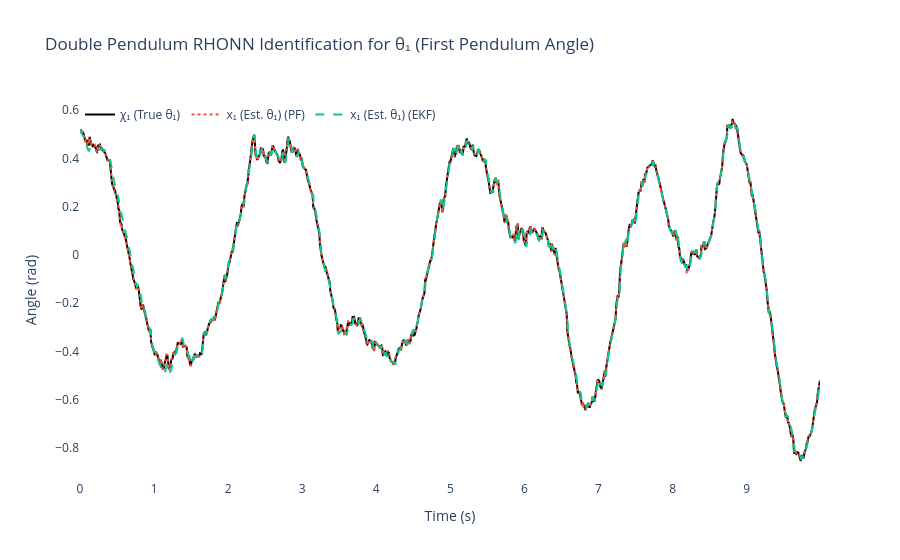
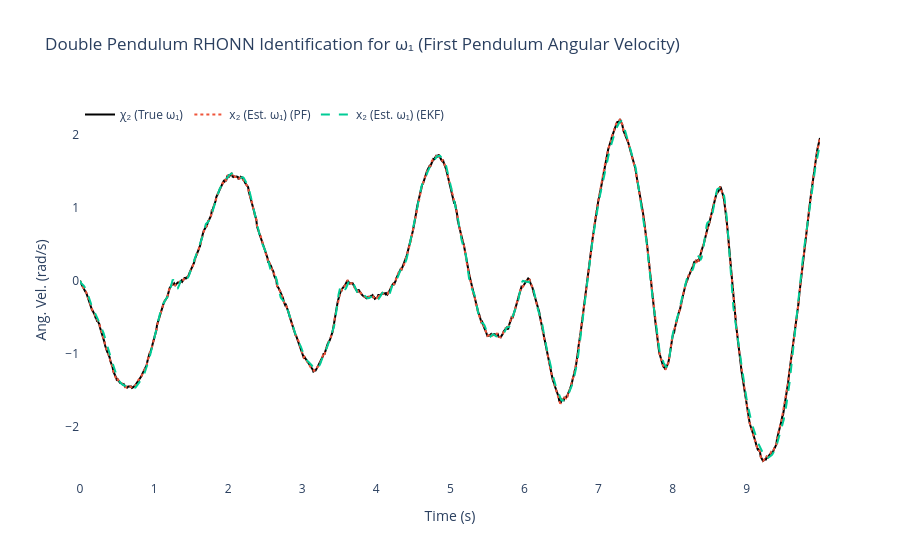
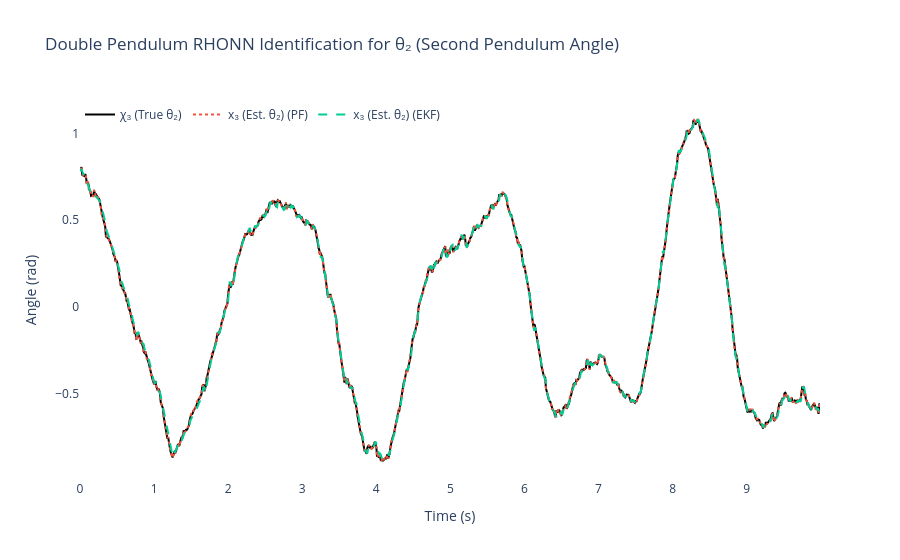
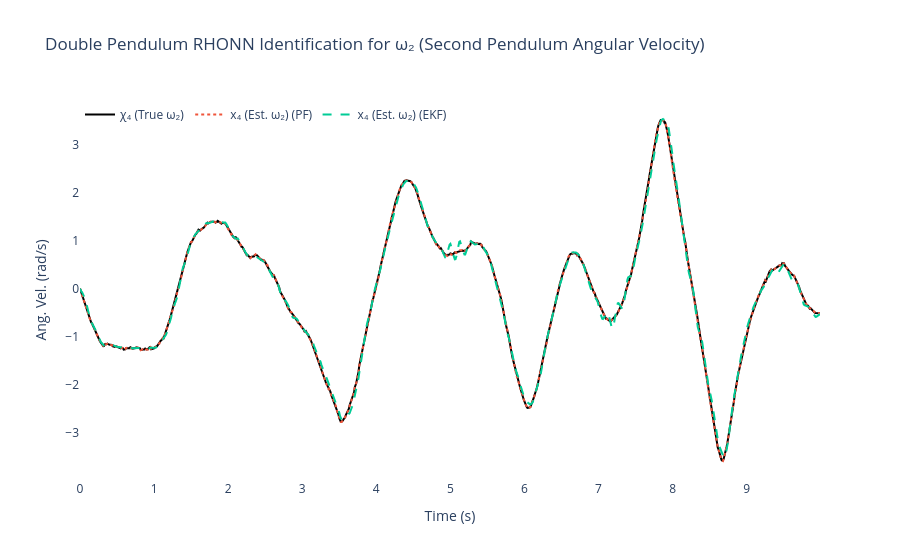

The notebook cell saved with these charts, in order:
### Code cell
# ============================================================
    # 6) Results & plots for Double Pendulum
# ============================================================
mse_x1_ekf = np.mean((x_true[:, 0] - x_hat_ekf[:, 0])**2)  # theta1
mse_x2_ekf = np.mean((x_true[:, 1] - x_hat_ekf[:, 1])**2)  # omega1
mse_x3_ekf = np.mean((x_true[:, 2] - x_hat_ekf[:, 2])**2)  # theta2
mse_x4_ekf = np.mean((x_true[:, 3] - x_hat_ekf[:, 3])**2)  # omega2

mse_x1_pf = np.mean((x_true[:, 0] - x_hat_pf[:, 0])**2)   # theta1
mse_x2_pf = np.mean((x_true[:, 1] - x_hat_pf[:, 1])**2)   # omega1
mse_x3_pf = np.mean((x_true[:, 2] - x_hat_pf[:, 2])**2)   # theta2
mse_x4_pf = np.mean((x_true[:, 3] - x_hat_pf[:, 3])**2)   # omega2

print(f"\nFinal EKF-RHONN Weights:")
for i in range(4):
    print(f"  Neuron {i+1} (x{i+1}): {ekf_trainer.weights[i]}")

print(f"\nFinal PF-RHONN Weight Estimates:")
pf_estimates = pf_trainer.get_estimate()
for i in range(4):
    print(f"  Neuron {i+1} (x{i+1}): {pf_estimates[i]}")

print("\n--- Performance Comparison (MSE) for Double Pendulum ---")
print(f"EKF MSE x1 (θ₁):        {mse_x1_ekf:.6f}")
print(f"EKF MSE x2 (ω₁):        {mse_x2_ekf:.6f}")
print(f"EKF MSE x3 (θ₂):        {mse_x3_ekf:.6f}")
print(f"EKF MSE x4 (ω₂):        {mse_x4_ekf:.6f}")
print(f"PF  MSE x1 (θ₁):        {mse_x1_pf:.6f}")
print(f"PF  MSE x2 (ω₁):        {mse_x2_pf:.6f}")
print(f"PF  MSE x3 (θ₂):        {mse_x3_pf:.6f}")
print(f"PF  MSE x4 (ω₂):        {mse_x4_pf:.6f}")

states_info = [
    {'idx': 0, 'var': 'θ₁', 'desc': 'First Pendulum Angle', 'y_label': 'Angle (rad)',
     'chi': 'χ₁ (True θ₁)', 'x': 'x₁ (Est. θ₁)'},
    {'idx': 1, 'var': 'ω₁', 'desc': 'First Pendulum Angular Velocity', 'y_label': 'Ang. Vel. (rad/s)',
     'chi': 'χ₂ (True ω₁)', 'x': 'x₂ (Est. ω₁)'},
    {'idx': 2, 'var': 'θ₂', 'desc': 'Second Pendulum Angle', 'y_label': 'Angle (rad)',
     'chi': 'χ₃ (True θ₂)', 'x': 'x₃ (Est. θ₂)'},
    {'idx': 3, 'var': 'ω₂', 'desc': 'Second Pendulum Angular Velocity', 'y_label': 'Ang. Vel. (rad/s)',
     'chi': 'χ₄ (True ω₂)', 'x': 'x₄ (Est. ω₂)'}
]

for state_info in states_info:
    i = state_info['idx']
    trace_plant = go.Scatter(x=t_history, y=x_true[:, i], mode='lines',
                            name=state_info['chi'], line=dict(color='black', width=2))
    trace_pf = go.Scatter(x=t_history, y=x_hat_pf[:, i], mode='lines',
                        name=f"{state_info['x']} (PF)", line=dict(dash='dot'))
    trace_ekf = go.Scatter(x=t_history, y=x_hat_ekf[:, i], mode='lines',
                        name=f"{state_info['x']} (EKF)", line=dict(dash='dash'))

    fig = go.Figure([trace_plant, trace_pf, trace_ekf])
    fig.update_layout(
        title=f'Double Pendulum RHONN Identification for {state_info["var"]} ({state_info["desc"]})',
        xaxis_title='Time (s)',
        yaxis_title=state_info['y_label'],
        legend=dict(x=0, y=1, orientation='h'),
        font=dict(size=12),
        plot_bgcolor='white',
        paper_bgcolor='white'
    )
    fig.show()

# Errors for all four states
error_x1_ekf = x_true[:, 0] - x_hat_ekf[:, 0]
error_x2_ekf = x_true[:, 1] - x_hat_ekf[:, 1]
error_x3_ekf = x_true[:, 2] - x_hat_ekf[:, 2]
error_x4_ekf = x_true[:, 3] - x_hat_ekf[:, 3]

error_x1_pf = x_true[:, 0] - x_hat_pf[:, 0]
error_x2_pf = x_true[:, 1] - x_hat_pf[:, 1]
error_x3_pf = x_true[:, 2] - x_hat_pf[:, 2]
error_x4_pf = x_true[:, 3] - x_hat_pf[:, 3]

fig2 = go.Figure()
fig2.add_trace(go.Scatter(x=t_history, y=error_x1_ekf, mode='lines',
                        name=f'EKF Error θ₁ (MSE={mse_x1_ekf:.6f})', opacity=0.7))
fig2.add_trace(go.Scatter(x=t_history, y=error_x1_pf, mode='lines',
                        name=f'PF Error θ₁ (MSE={mse_x1_pf:.6f})', opacity=0.7))
fig2.add_trace(go.Scatter(x=t_history, y=error_x2_ekf, mode='lines',
                        name=f'EKF Error ω₁ (MSE={mse_x2_ekf:.6f})', opacity=0.7))
fig2.add_trace(go.Scatter(x=t_history, y=error_x2_pf, mode='lines',
                        name=f'PF Error ω₁ (MSE={mse_x2_pf:.6f})', opacity=0.7))
fig2.update_layout(
    title='Double Pendulum Identification Errors - First Pendulum',
    xaxis_title='Time (s)',
    yaxis_title='Error',
    legend=dict(x=0, y=1, orientation='h'),
    font=dict(size=12),
    plot_bgcolor='white',
    paper_bgcolor='white'
)
fig2.show()

# Second pendulum errors
fig3 = go.Figure()
fig3.add_trace(go.Scatter(x=t_history, y=error_x3_ekf, mode='lines',
                        name=f'EKF Error θ₂ (MSE={mse_x3_ekf:.6f})', opacity=0.7))
fig3.add_trace(go.Scatter(x=t_history, y=error_x3_pf, mode='lines',
                        name=f'PF Error θ₂ (MSE={mse_x3_pf:.6f})', opacity=0.7))
fig3.add_trace(go.Scatter(x=t_history, y=error_x4_ekf, mode='lines',
                        name=f'EKF Error ω₂ (MSE={mse_x4_ekf:.6f})', opacity=0.7))
fig3.add_trace(go.Scatter(x=t_history, y=error_x4_pf, mode='lines',
                        name=f'PF Error ω₂ (MSE={mse_x4_pf:.6f})', opacity=0.7))
fig3.update_layout(
    title='Double Pendulum Identification Errors - Second Pendulum',
    xaxis_title='Time (s)',
    yaxis_title='Error',
    legend=dict(x=0, y=1, orientation='h'),
    font=dict(size=12),
    plot_bgcolor='white',
    paper_bgcolor='white'
)
fig3.show()

### Figure 1 — Plotly figure (JSON) as saved in the notebook; plotly's stock layout.template omitted (floating-point values rounded to 4 significant figures; data arrays with more than 128 entries replaced by an {"elided": "..."} marker saying what was removed)
{"data": [{"line": {"color": "black", "width": 2}, "mode": "lines", "name": "χ₁ (True θ₁)", "type": "scatter", "x": {"elided": "1000 float values"}, "y": {"elided": "1000 float values"}}, {"line": {"dash": "dot"}, "mode": "lines", "name": "x₁ (Est. θ₁) (PF)", "type": "scatter", "x": {"elided": "1000 float values"}, "y": {"elided": "1000 float values"}}, {"line": {"dash": "dash"}, "mode": "lines", "name": "x₁ (Est. θ₁) (EKF)", "type": "scatter", "x": {"elided": "1000 float values"}, "y": {"elided": "1000 float values"}}], "layout": {"font": {"size": 12}, "legend": {"orientation": "h", "x": 0, "y": 1}, "paper_bgcolor": "white", "plot_bgcolor": "white", "title": {"text": "Double Pendulum RHONN Identification for θ₁ (First Pendulum Angle)"}, "xaxis": {"title": {"text": "Time (s)"}}, "yaxis": {"title": {"text": "Angle (rad)"}}}}

### Figure 2 — Plotly figure (JSON) as saved in the notebook; plotly's stock layout.template omitted (floating-point values rounded to 4 significant figures; data arrays with more than 128 entries replaced by an {"elided": "..."} marker saying what was removed)
{"data": [{"line": {"color": "black", "width": 2}, "mode": "lines", "name": "χ₂ (True ω₁)", "type": "scatter", "x": {"elided": "1000 float values"}, "y": {"elided": "1000 float values"}}, {"line": {"dash": "dot"}, "mode": "lines", "name": "x₂ (Est. ω₁) (PF)", "type": "scatter", "x": {"elided": "1000 float values"}, "y": {"elided": "1000 float values"}}, {"line": {"dash": "dash"}, "mode": "lines", "name": "x₂ (Est. ω₁) (EKF)", "type": "scatter", "x": {"elided": "1000 float values"}, "y": {"elided": "1000 float values"}}], "layout": {"font": {"size": 12}, "legend": {"orientation": "h", "x": 0, "y": 1}, "paper_bgcolor": "white", "plot_bgcolor": "white", "title": {"text": "Double Pendulum RHONN Identification for ω₁ (First Pendulum Angular Velocity)"}, "xaxis": {"title": {"text": "Time (s)"}}, "yaxis": {"title": {"text": "Ang. Vel. (rad/s)"}}}}

### Figure 3 — Plotly figure (JSON) as saved in the notebook; plotly's stock layout.template omitted (floating-point values rounded to 4 significant figures; data arrays with more than 128 entries replaced by an {"elided": "..."} marker saying what was removed)
{"data": [{"line": {"color": "black", "width": 2}, "mode": "lines", "name": "χ₃ (True θ₂)", "type": "scatter", "x": {"elided": "1000 float values"}, "y": {"elided": "1000 float values"}}, {"line": {"dash": "dot"}, "mode": "lines", "name": "x₃ (Est. θ₂) (PF)", "type": "scatter", "x": {"elided": "1000 float values"}, "y": {"elided": "1000 float values"}}, {"line": {"dash": "dash"}, "mode": "lines", "name": "x₃ (Est. θ₂) (EKF)", "type": "scatter", "x": {"elided": "1000 float values"}, "y": {"elided": "1000 float values"}}], "layout": {"font": {"size": 12}, "legend": {"orientation": "h", "x": 0, "y": 1}, "paper_bgcolor": "white", "plot_bgcolor": "white", "title": {"text": "Double Pendulum RHONN Identification for θ₂ (Second Pendulum Angle)"}, "xaxis": {"title": {"text": "Time (s)"}}, "yaxis": {"title": {"text": "Angle (rad)"}}}}

### Figure 4 — Plotly figure (JSON) as saved in the notebook; plotly's stock layout.template omitted (floating-point values rounded to 4 significant figures; data arrays with more than 128 entries replaced by an {"elided": "..."} marker saying what was removed)
{"data": [{"line": {"color": "black", "width": 2}, "mode": "lines", "name": "χ₄ (True ω₂)", "type": "scatter", "x": {"elided": "1000 float values"}, "y": {"elided": "1000 float values"}}, {"line": {"dash": "dot"}, "mode": "lines", "name": "x₄ (Est. ω₂) (PF)", "type": "scatter", "x": {"elided": "1000 float values"}, "y": {"elided": "1000 float values"}}, {"line": {"dash": "dash"}, "mode": "lines", "name": "x₄ (Est. ω₂) (EKF)", "type": "scatter", "x": {"elided": "1000 float values"}, "y": {"elided": "1000 float values"}}], "layout": {"font": {"size": 12}, "legend": {"orientation": "h", "x": 0, "y": 1}, "paper_bgcolor": "white", "plot_bgcolor": "white", "title": {"text": "Double Pendulum RHONN Identification for ω₂ (Second Pendulum Angular Velocity)"}, "xaxis": {"title": {"text": "Time (s)"}}, "yaxis": {"title": {"text": "Ang. Vel. (rad/s)"}}}}
